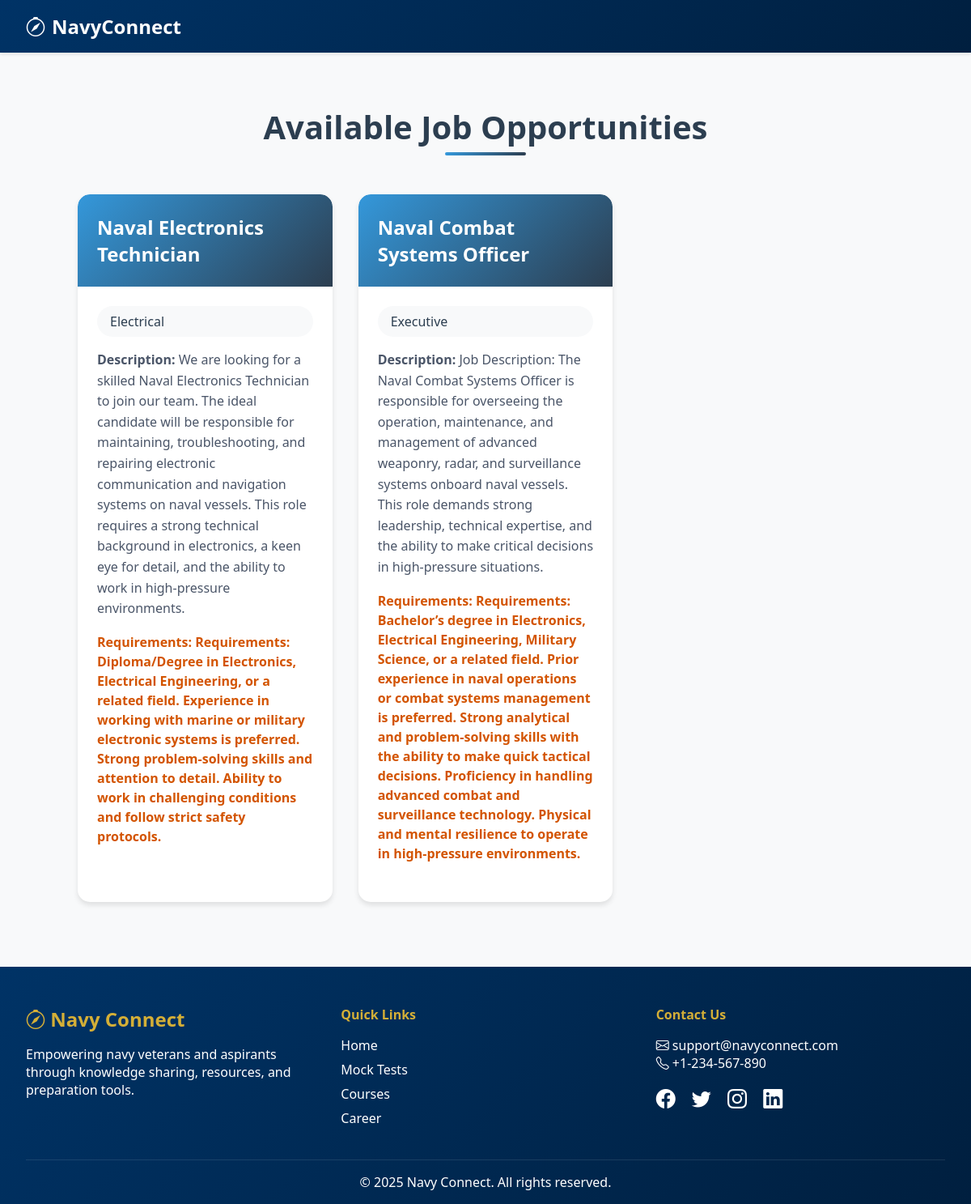
Screenshot of /jobs/ with the database file from the repository.
### core/models.py (models this page shows, shortened)
class JobOpportunity(models.Model):
    SECTION_CHOICES = [
        ('executive', 'Executive'),
        ('engineering', 'Engineering'),
        ('electrical', 'Electrical'),
        ('education', 'Education'),
        ('medical', 'Medical'),
        ('logistics', 'Logistics'),
        ('submarine', 'Submarine'),
        ('aviation', 'Aviation'),
        ('information_technology', 'Information Technology'),
        ('sports', 'Sports'),
        ('law', 'Law'),
    ]
    title = models.CharField(max_length=255)
    description = models.TextField()
    requirements = models.TextField(default=True)  # New field for job requirements
    section = models.CharField(max_length=30, choices=SECTION_CHOICES)
    created_at = models.DateTimeField(auto_now_add=True)
    posted_by = models.ForeignKey(settings.AUTH_USER_MODEL, on_delete=models.CASCADE)

### core/views.py (the view)
# urls.py: path('jobs/', views.job_list, name='job_list'),
def job_list(request):
    jobs = JobOpportunity.objects.all()
    return render(request, 'job_list.html', {'jobs': jobs})

### core/templates/job_list.html (shortened to what this page needs)
{% extends 'base.html' %}
{% block content %}
<div class="jobs-section">
    <div class="jobs-container">
        <h1 class="page-title">Available Job Opportunities</h1>
        <div class="jobs-grid">
            {% for job in jobs %}
                <div class="job-card">
                    <div class="job-header">
                        <h2 class="job-title">{{ job.title }}</h2>
                    </div>
                    <div class="job-content">
                        <span class="job-section">{{ job.get_section_display }}</span>
                        <p class="job-description"><strong>Description:</strong> {{ job.description }}</p>
                        <p class="job-requirements"><strong>Requirements:</strong> {{ job.requirements }}</p>
                    </div>
                </div>
            {% empty %}
                <div class="no-jobs">
                    <i class="fas fa-briefcase"></i>
                    <h3>No Job Openings</h3>
                    <p>There are currently no job opportunities available. Please check back later.</p>
                </div>
            {% endfor %}
        </div>
    </div>
</div>
{% endblock %}

### core/templates/base.html (style rules this page uses)
:root { --navy-blue: #003366; --gold: #d4af37; --light-gray: #f8f9fa; --dark-gray: #343a40; --white: #ffffff; --transition: all 0.3s ease; }
* { margin: 0; padding: 0; box-sizing: border-box; }
body { font-family: 'Segoe UI', Arial, sans-serif; background-color: var(--light-gray); color: var(--dark-gray); min-height: 100vh; display: flex; flex-direction: column; }

### core/templates/job_list.html (style rules this page uses)
.jobs-section { padding: 2rem; background-color: #f8f9fa; min-height: calc(100vh - 60px); }
.page-title { color: #2c3e50; font-size: 2.5rem; font-weight: 600; text-align: center; margin-bottom: 2rem; padding-bottom: 0.5rem; position: relative; }
.page-title:after { content: ''; position: absolute; bottom: 0; left: 50%; transform: translateX(-50%); width: 100px; height: 4px; background: linear-gradient(90deg, #3498db, #2c3e50); border-radius: 2px; }
.jobs-container { max-width: 1200px; margin: 0 auto; padding: 0 1rem; }
.jobs-grid { display: grid; grid-template-columns: repeat(auto-fill, minmax(300px, 1fr)); gap: 2rem; padding: 1rem; }
.job-card { background: white; border-radius: 15px; box-shadow: 0 4px 6px rgba(0, 0, 0, 0.1); overflow: hidden; transition: transform 0.3s ease, box-shadow 0.3s ease; display: flex; flex-direction: column; height: 100%; }
.job-header { background: linear-gradient(135deg, #3498db, #2c3e50); color: white; padding: 1.5rem; border-radius: 15px 15px 0 0; }
.job-title { font-size: 1.5rem; font-weight: 600; margin: 0; color: white; }
.job-content { padding: 1.5rem; flex-grow: 1; display: flex; flex-direction: column; }
.job-section { background: #f8f9fa; padding: 0.5rem 1rem; border-radius: 20px; display: inline-block; margin-bottom: 1rem; font-weight: 500; color: #2c3e50; }
.job-description { color: #4a5568; line-height: 1.6; margin-bottom: 1rem; }
.job-requirements { color: #d35400; font-weight: 600; line-height: 1.5; margin-bottom: 1.5rem; }

### rows the page displays
JobOpportunity: title "Naval Electronics Technician", section "Electrical", description "We are looking for a skilled Naval Electronics Technician to join our team. The ideal candidate will be responsible for maintaining, troubleshooting, and repairing electronic communication and navigation systems on naval vessels. This role requires a strong technical background in electronics, a keen eye for detail, and the ability to work in high-pressure environments.", requirements "Requirements: Diploma/Degree in Electronics, Electrical Engineering, or a related field. Experience in working with marine or military electronic systems is preferred. Strong problem-solving skills and attention to detail. Ability to work in challenging conditions and follow strict safety protocols."
JobOpportunity: title "Naval Combat Systems Officer", section "Executive", description "Job Description: The Naval Combat Systems Officer is responsible for overseeing the operation, maintenance, and management of advanced weaponry, radar, and surveillance systems onboard naval vessels. This role demands strong leadership, technical expertise, and the ability to make critical decisions in high-pressure situations.", requirements "Requirements: Bachelor’s degree in Electronics, Electrical Engineering, Military Science, or a related field. Prior experience in naval operations or combat systems management is preferred. Strong analytical and problem-solving skills with the ability to make quick tactical decisions. Proficiency in handling advanced combat and surveillance technology. Physical and mental resilience to operate in high-pressure environments."
